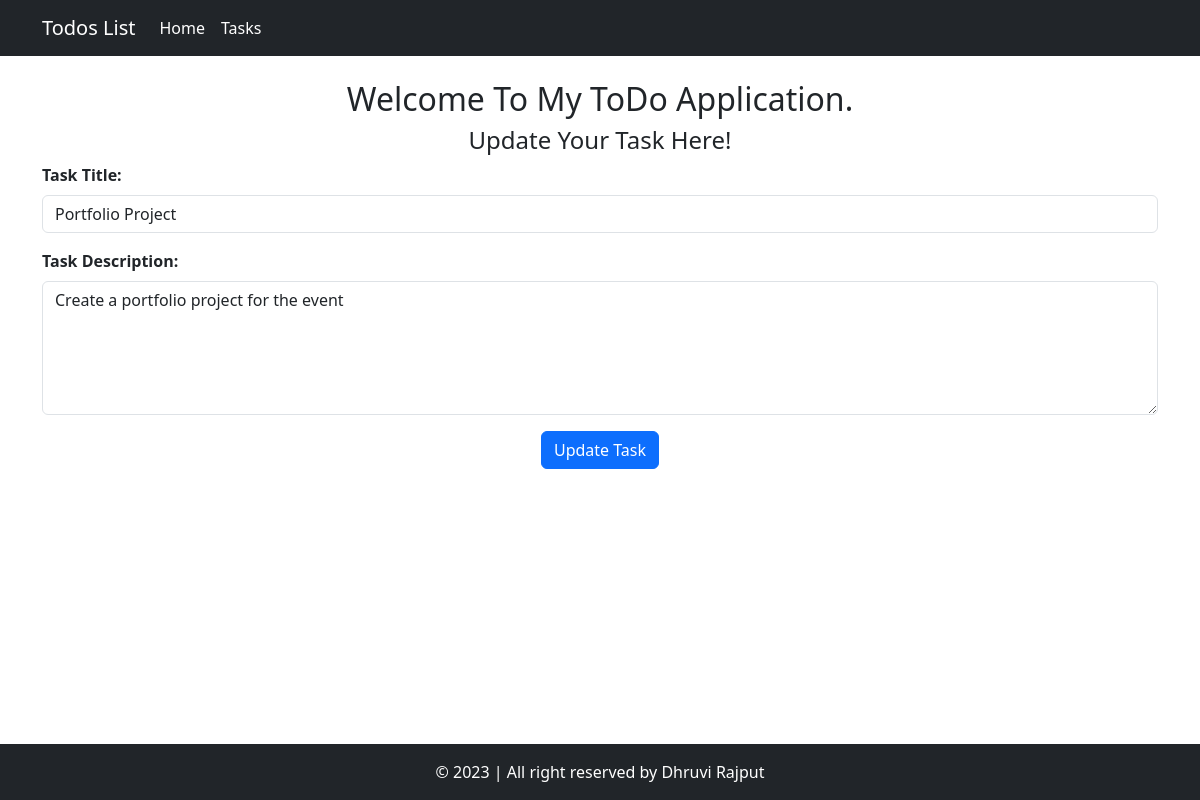
Page /update_task/11/ on the committed database.
### home/models.py (models this page shows, shortened)
class Task(models.Model):
    task_title = models.CharField(max_length=30)
    task_description = models.TextField()
    time = models.DateTimeField (auto_now_add=True)

### home/views.py (the view)
# urls.py: path('update_task/<int:task_id>/', views.update_task, name='update_task'),
def update_task(request, task_id):
    task = get_object_or_404(Task, id=task_id)
    if request.method == 'POST':
        form = TaskUpdateForm(request.POST, instance=task)
        if form.is_valid():
            form.save()
            return redirect('tasks')
    else:
        form = TaskUpdateForm(instance=task)
    return render(request, 'update_task.html', {'form': form})

### home/forms.py
class TaskUpdateForm(forms.ModelForm):
    class Meta:
        model = Task
        fields = ['task_title', 'task_description']
        widgets = {
            'task_title': forms.TextInput(attrs={'class': 'form-control'}),
            'task_description': forms.Textarea(attrs={'class': 'form-control'}),
        }

### templates/update_task.html (shortened to what this page needs)
<!doctype html>
<html lang="en">
<head>
<link href="https://cdn.jsdelivr.net/npm/bootstrap@5.3.0/dist/css/bootstrap.min.css" rel="stylesheet">
</head>
<body>
    <nav class="navbar navbar-expand-lg bg-dark">
        <div class="container">
            <a class="navbar-brand text-white" href="/">Todos List</a>
            <div class="collapse navbar-collapse " id="navbarNav">
                <ul class="navbar-nav ">
                    <li class="nav-item">
                        <a class="nav-link text-white active" aria-current="page" href="/">Home</a>
                    </li>
                    <li class="nav-item">
                        <a class="nav-link text-white " aria-current="page" href="/tasks">Tasks</a>
                    </li>
                </ul>
    </nav>
    <div class="container py-4">
        <h2 class="text-center">Welcome To My ToDo Application. </h2>
        <h4 class="text-center">Update Your Task Here!</h4>
        <form method="post" >
            {% load widget_tweaks %}
            <div class="mb-3">
                <label for="{{ form.task_title.id_for_label }}" class="form-label"><strong>Task Title:</strong></label>
                {{ form.task_title|add_class:"form-control" }}
            </div>
            <div class="mb-3">
                <label for="{{ form.task_description.id_for_label }}" class="form-label"><strong>Task Description:</strong></label>
                {{ form.task_description|add_class:"form-control"|attr:"rows:5" }}
            </div>
            <div class="mb-3 text-center">
                <button type="submit" class="btn btn-primary">Update Task</button>
            </div>
        </form>
    </div>
    <footer class="bg-dark text-white fixed-bottom mb=3">
        <div class="text-center p-3">
            &copy; 2023 | All right reserved by Dhruvi Rajput
        </div>
    </footer>
</body>
</html>

### rows in the picture
Task: task_title "Portfolio Project", task_description "Create a portfolio project for the event"
